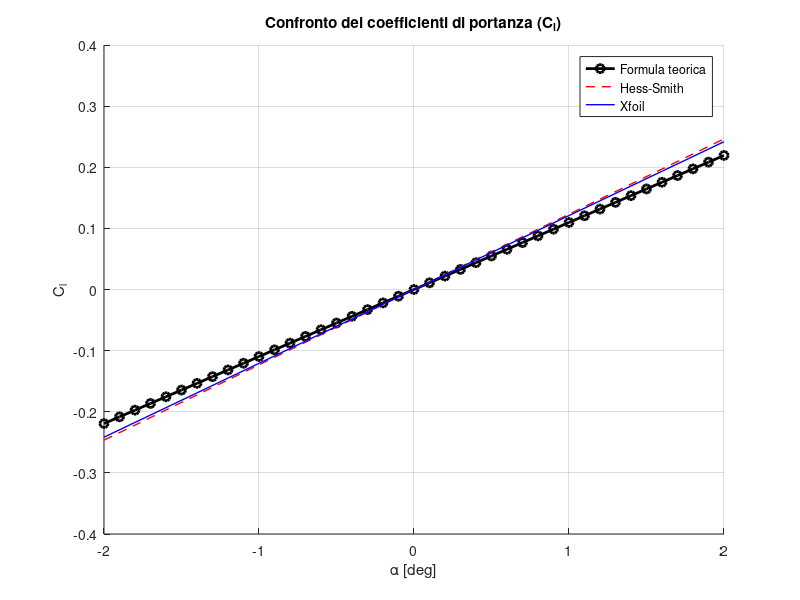

Write MATLAB code to recreate this figure.
% Definizione del vettore di angoli di attacco alpha
clc
clear
close all
alpha_deg = -2:0.1:2; % Vettore da -2° a 2° con passo 0.1
alpha_rad = deg2rad(alpha_deg); % Conversione in radianti

% Calcolo dei coefficienti di portanza Cl con la formula teorica
Cl_theoretical = 2 * pi * alpha_rad; % Formula teorica per un profilo sottile

% Dati Cl da Hess-Smith
alpha_HS = -2:0.2:2; % Vettore di alpha per Hess-Smith
CLHS = [-0.2464 -0.2218 -0.1971 -0.1725 -0.1479 -0.1232 -0.0986  -0.0739 ...
        -0.0493 -0.0246 0.000 0.0246 0.0493 0.0739 0.0986 0.1232 0.1479 ...
         0.1725 0.1971 0.2218 0.2464]; 

% Dati Cl da Xfoil
CLXfoil = [-0.2416, -0.2174, -0.1933,-0.1691 ,-0.1449, -0.1208  ,-0.0966   ,-0.0724  , -0.0483 ,-0.0241  , 0.0001, 0.0243   ,0.0484   , 0.0726   ,0.0968   ,0.1210   , 0.1451   , 0.1693   , 0.1935,  0.2176 ,0.2418 ];
% Grafico
figure;
hold on;

% Plot della formula teorica
plot(alpha_deg, Cl_theoretical, 'k-o', 'LineWidth', 2, 'DisplayName', 'Formula teorica');

% Plot dei dati di Hess-Smith
plot(alpha_HS, CLHS, 'r--', 'LineWidth', 1, 'DisplayName', 'Hess-Smith');

% Plot dei dati di Xfoil
plot(alpha_HS, CLXfoil, 'b-', 'LineWidth', 1, 'DisplayName', 'Xfoil');

% Personalizzazione del grafico
grid on;
xlabel('\alpha [deg]');
ylabel('C_l');
title('Confronto dei coefficienti di portanza (C_l)');
legend('Location', 'best');
hold off;


